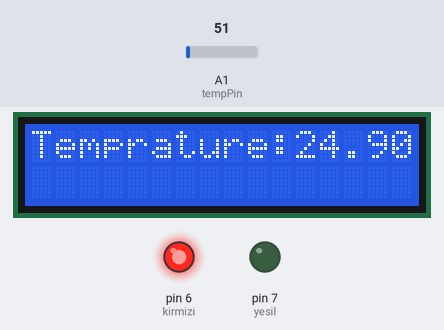
Bench run of a sketch on a simulated Arduino Uno, built with avr-gcc and run on an emulated ATmega328P. On the bench: 16×2 character LCD, output pins drawn as LEDs (lit = HIGH). Inputs (shaded band) come from the test bench; at power-on: A1 (tempPin) = 51. What the sketch prints to the serial monitor is not drawn.

Above: at 1.2 s.
1.3 s: A1 (tempPin) set to 64
At 2.5 s:
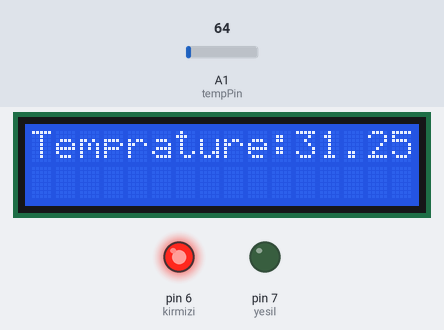
5.4 s: A1 (tempPin) set to 74
At 6.9 s:
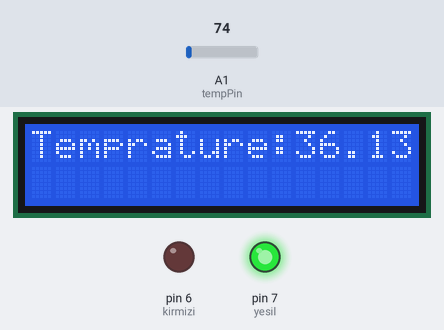
9.5 s: A1 (tempPin) set to 86
At 10.9 s:
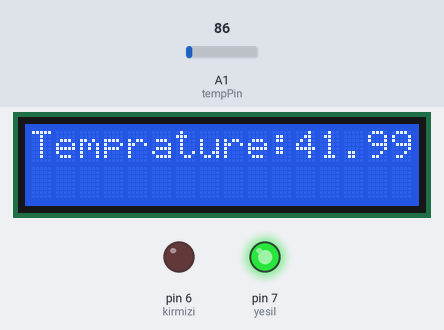
Timing chart, 0 to 12.5 s (numbered marks = the images above; inputs shaded):
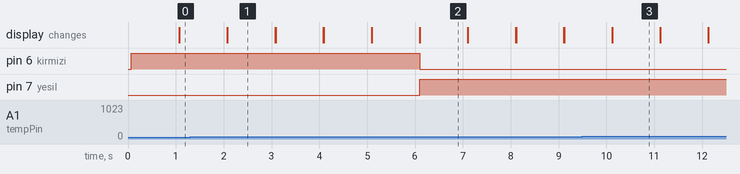

Measured:
- the behaviour switches between 67 and 68 on A1 (tempPin) (found by bisection; images 1 and 2)
- after the input at 1.3 s, the display: first differs from a run without the input after 0.78 s (image 1)
- after the input at 5.4 s, pin 6 (kirmizi): HIGH → LOW after 0.70 s; pin 7 (yesil): LOW → HIGH after 0.70 s; the display: first differs from a run without the input after 0.70 s (image 2)
- after the input at 9.5 s, the display: first differs from a run without the input after 0.62 s (image 3)
- what the display in image 1 shows lasts 1.0 s, from 2.1 s to 3.1 s

The sketch:

lcdlm35.ino
```cpp
int val;
int tempPin = 1;
int yesil=7;
int kirmizi =6;

#include <LiquidCrystal.h>
LiquidCrystal lcd(12,11,5,4,3,2);
void setup()
{
  Serial.begin(9600);
pinMode(yesil,OUTPUT);
pinMode(kirmizi,OUTPUT);
  lcd.begin(16, 2);

  lcd.clear();


}
void loop()
{
val = analogRead(tempPin);
float mv = ( val/1024.0)*5000;
float cel = mv/10;
float farh = (cel*9)/5 + 32;
lcd.print("Temprature:");
lcd.print(cel);
Serial.print("TEMPRATURE = ");
Serial.print(cel);
Serial.print("*C");
Serial.println();

if(cel>33)
{
digitalWrite(yesil,HIGH);
digitalWrite(kirmizi,LOW);
}
else
{

digitalWrite(kirmizi,HIGH);
digitalWrite(yesil,LOW);

}
delay(1000);
lcd.clear();


/* uncomment this to get temperature in farenhite
Serial.print("TEMPRATURE = ");
Serial.print(farh);
Serial.print("*F");
Serial.println();


*/
}
```
